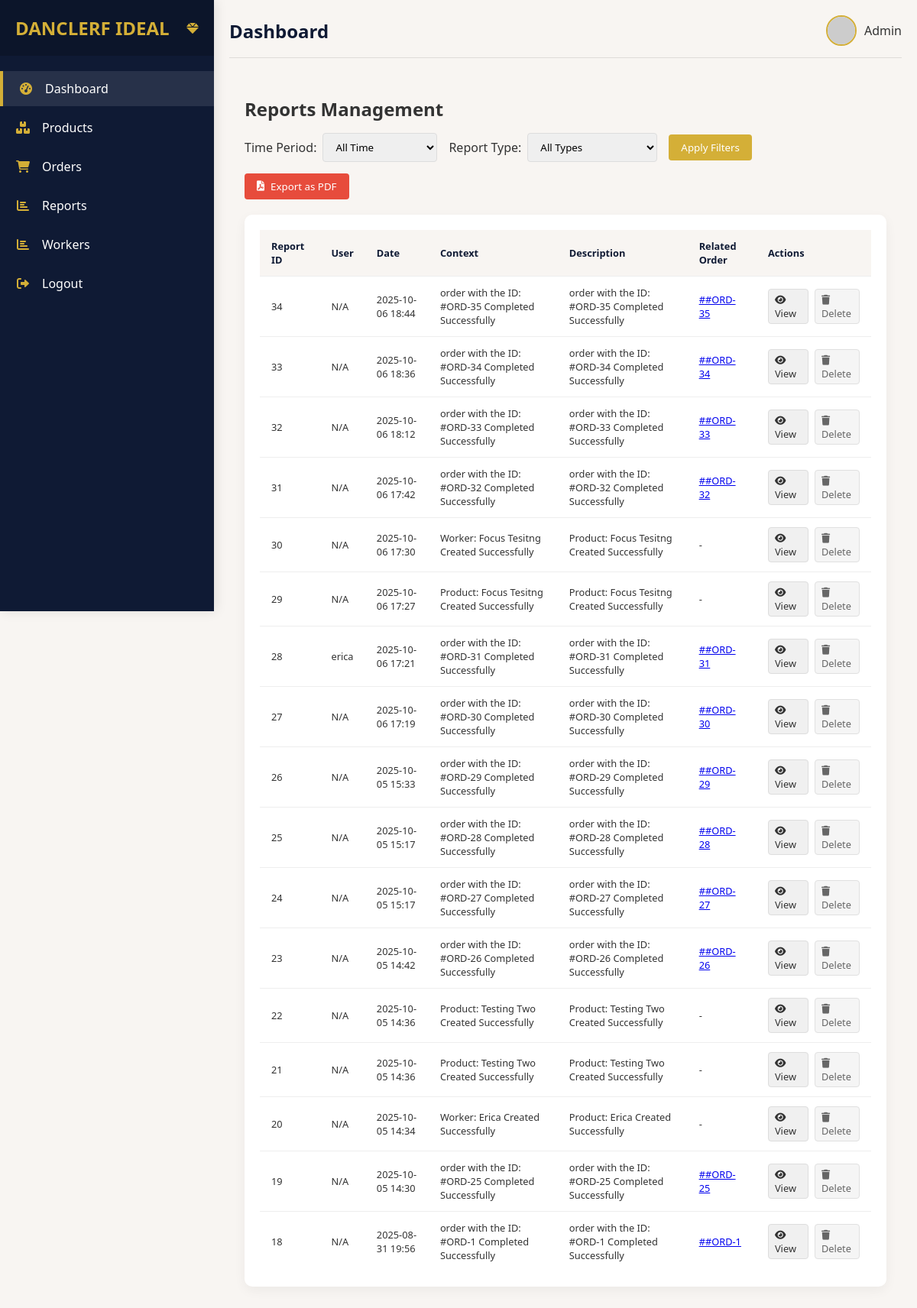
Page /reports/ (signed in) on the committed database.
### shop/models/reports.py (models this page shows, shortened)
class Report(BaseModel):
    user = models.ForeignKey(User, on_delete=models.CASCADE, null=True, blank=True)
    order = models.ForeignKey(Order, on_delete=models.CASCADE, null=True, blank=True)
    context = models.TextField()
    dec = models.TextField(null=True, blank=True)

### shop/models/orders.py (models this page shows, shortened)
class Order(BaseModel):
    status_choices = [
        ("pending", "Pending"),
        ("success", "success"),
        ("wish_list", "Wish List"),
    ]
    customer = models.ForeignKey(Customer, on_delete=models.CASCADE, null=True, blank=True)
    rider = models.ForeignKey(Rider, on_delete=models.SET_NULL, null=True, blank=True)
    status = models.CharField(max_length=20, choices=status_choices, default="pending")
    total_price = models.DecimalField(max_digits=10, decimal_places=2, default=0.00)
    order_id = models.CharField(max_length=100, null=True, blank=True)
    is_canceled = models.BooleanField(default=False)

### accounts/models.py (models this page shows, shortened)
class User(AbstractBaseUser):
    image = models.ImageField(null=True, blank=True)
    username = models.CharField(max_length=100, null=True, blank=True, unique=True)
    email = models.EmailField(unique=True)
    phone = models.CharField(max_length=20, null=True, blank=True)
    code = models.CharField(max_length=100, null=True, blank=True)
    has_activated = models.BooleanField(default=False)
    is_active = models.BooleanField(default=True)
    date_joined = models.DateTimeField(verbose_name="date joined", auto_now_add=True)
    last_login = models.DateTimeField(verbose_name="last joined", auto_now=True)
    is_admin = models.BooleanField(default=False)
    is_staff = models.BooleanField(default=False)
    is_superuser = models.BooleanField(default=False)
    is_vendor = models.BooleanField(default=True)
    objects = MyAccountManager()
    USERNAME_FIELD = "email"
    REQUIRED_FIELDS = []
    class Meta:
        verbose_name_plural = "Users"
        ordering = ["-id"]

### shop/views.py (the view)
# urls.py: path("reports/", reports, name="reports"),
def reports(request):
    try:
        has_activated_account(request)
    except:
        pass
    return render(
        request,
        "main/reports.html",
        {"reports": Report.objects.select_related("order").all()},
    )

### shop/models/activate_accounts.py (called while the page is built)
    @classmethod
    def load(cls):
        obj, created = cls.objects.get_or_create(pk=1)
        return obj

### shop/utils.py (called while the page is built, shortened)
def has_activated_account(request):
    pos_config = POS.load()
    return None

### templates/main/reports.html (shortened to what this page needs)
{% extends 'main/base.html' %}
{% load static %}
{% block content %}
<div class="reports-container">
    <div class="reports-header">
        <h2>Reports Management</h2>
        <div class="header-actions">
            <div class="report-filters">
                <div class="filter-group">
                    <label for="timeFilter">Time Period:</label>
                    <select id="timeFilter">
                        <option value="all">All Time</option>
                    </select>
                </div>
                <div class="filter-group">
                    <label for="typeFilter">Report Type:</label>
                    <select id="typeFilter">
                        <option value="all">All Types</option>
                    </select>
                </div>
                <button id="applyFilter" class="filter-btn">Apply Filters</button>
            </div>
            <button id="exportPdf" class="export-btn">
                <i class="fas fa-file-pdf"></i> Export as PDF
            </button>
        </div>
    </div>
    <div class="reports-table">
        <table>
            <thead>
                <tr>
                    <th>Report ID</th>
                    <th>User</th>
                    <th>Date</th>
                    <th>Context</th>
                    <th>Description</th>
                    <th>Related Order</th>
                    <th>Actions</th>
                </tr>
            </thead>
            <tbody id="reportsTableBody">
                {% for report in reports %}
                <tr>
                    <td>{{ report.id }}</td>
                    <td>{% if report.user.username %}{{ report.user.username }}{% else %}N/A{% endif %}</td>
                    <td>{{ report.created_at|date:"Y-m-d H:i" }}</td>
                    <td>{{ report.context }}</td>
                    <td>{{ report.dec|default:"-" }}</td>
                    <td>
                        {% if report.order %}
                            <a href="#" onclick="viewOrderDetails('{{ report.order.id }}')">
                                #{{ report.order.order_id }}
                            </a>
                        {% else %}
                            -
                        {% endif %}
                    </td>
                    <td>
                        <div class="action-buttons">
                            <a href="#" class="view-btn" onclick="viewReportDetails('{{ report.id }}')">
                                <i class="fas fa-eye"></i> View
                            </a>
                            {% if request.user.is_admin %}
                            <a href="#" class="delete-btn" onclick="confirmDeleteReport('{{ report.id }}')">
                                <i class="fas fa-trash"></i> Delete
                            </a>
                            {% endif %}
                        </div>
                    </td>
                </tr>
                {% endfor %}
            </tbody>
        </table>
    </div>
</div>
{% endblock content %}

### templates/main/base.html (style rules this page uses)
:root { --primary: #0F1A34; --secondary: #D4AF37; --bg: #F8F5F2; --accent: #800020; --success: #028A0F; --text: #333333; --sidebar-width: 280px; }
* { margin: 0; padding: 0; box-sizing: border-box; font-family: 'Segoe UI', Tahoma, Geneva, Verdana, sans-serif; }
body { background-color: var(--bg); color: var(--text); display: flex; min-height: 100vh; overflow-x: hidden; position: relative; }
table { width: 100%; border-collapse: collapse; min-width: 600px; }
table th { text-align: left; padding: 12px 15px; background: var(--bg); color: var(--primary); font-weight: 600; font-size: clamp(0.8rem, 1vw, 0.9rem); }
table td { padding: 12px 15px; border-bottom: 1px solid #eee; font-size: clamp(0.8rem, 1vw, 0.9rem); }
table tr:last-child td { border-bottom: none; }
.action-buttons { display: flex; gap: 8px; }
.action-buttons a { padding: 4px 8px; border-radius: 4px; font-size: 0.75rem; text-decoration: none; transition: all 0.2s; }
.action-buttons .view-btn { background-color: #f0f0f0; color: #333; border: 1px solid #ddd; }
.action-buttons .delete-btn { background-color: #f5f5f5; color: #666; border: 1px solid #e0e0e0; }

### templates/main/reports.html (style rules this page uses)
.reports-container { padding: 20px; }
.reports-header { display: flex; justify-content: space-between; align-items: center; margin-bottom: 20px; flex-wrap: wrap; gap: 15px; }
.header-actions { display: flex; flex-direction: column; gap: 15px; width: 100%; }
.report-filters { display: flex; gap: 15px; align-items: center; flex-wrap: wrap; }
.filter-group { display: flex; align-items: center; gap: 8px; }
.filter-group label { font-weight: 500; white-space: nowrap; }
.filter-group select, .filter-group input { padding: 8px 12px; border: 1px solid #ddd; border-radius: 4px; min-width: 150px; }
.filter-btn, .export-btn { padding: 8px 16px; color: white; border: none; border-radius: 4px; cursor: pointer; display: flex; align-items: center; gap: 8px; }
.filter-btn { background: var(--secondary); }
.export-btn { background: #e74c3c; align-self: flex-start; }
.reports-table { background: white; border-radius: 10px; padding: 20px; box-shadow: 0 5px 15px rgba(0,0,0,0.05); overflow-x: auto; }
.reports-table table { width: 100%; border-collapse: collapse; }
.reports-table th, .reports-table td { padding: 12px 15px; text-align: left; border-bottom: 1px solid #eee; }
.reports-table th { background: var(--bg); font-weight: 600; }
.action-buttons { display: flex; gap: 8px; }
.action-buttons a { padding: 4px 8px; border-radius: 4px; font-size: 0.8rem; text-decoration: none; }
.view-btn { background: #f0f0f0; color: #333; }
.delete-btn { background: #fff0f0; color: #d32f2f; }

### rows in the picture
Report: id "34", shows "N/A", created_at "2025-10-06 18:44", context "order with the ID: #ORD-35 Completed Successfully", dec "order with the ID: #ORD-35 Completed Successfully", order.order_id "#ORD-35"
Report: id "33", shows "N/A", created_at "2025-10-06 18:36", context "order with the ID: #ORD-34 Completed Successfully", dec "order with the ID: #ORD-34 Completed Successfully", order.order_id "#ORD-34"
Report: id "32", shows "N/A", created_at "2025-10-06 18:12", context "order with the ID: #ORD-33 Completed Successfully", dec "order with the ID: #ORD-33 Completed Successfully", order.order_id "#ORD-33"
Report: id "31", shows "N/A", created_at "2025-10-06 17:42", context "order with the ID: #ORD-32 Completed Successfully", dec "order with the ID: #ORD-32 Completed Successfully", order.order_id "#ORD-32"
Report: id "30", shows "N/A", created_at "2025-10-06 17:30", context "Worker: Focus Tesitng Created Successfully", dec "Product: Focus Tesitng Created Successfully"
Report: id "29", shows "N/A", created_at "2025-10-06 17:27", context "Product: Focus Tesitng Created Successfully", dec "Product: Focus Tesitng Created Successfully"
Report: id "28", user.username "erica", created_at "2025-10-06 17:21", context "order with the ID: #ORD-31 Completed Successfully", dec "order with the ID: #ORD-31 Completed Successfully", order.order_id "#ORD-31"
Report: id "27", shows "N/A", created_at "2025-10-06 17:19", context "order with the ID: #ORD-30 Completed Successfully", dec "order with the ID: #ORD-30 Completed Successfully", order.order_id "#ORD-30"
Report: id "26", shows "N/A", created_at "2025-10-05 15:33", context "order with the ID: #ORD-29 Completed Successfully", dec "order with the ID: #ORD-29 Completed Successfully", order.order_id "#ORD-29"
Report: id "25", shows "N/A", created_at "2025-10-05 15:17", context "order with the ID: #ORD-28 Completed Successfully", dec "order with the ID: #ORD-28 Completed Successfully", order.order_id "#ORD-28"
Report: id "24", shows "N/A", created_at "2025-10-05 15:17", context "order with the ID: #ORD-27 Completed Successfully", dec "order with the ID: #ORD-27 Completed Successfully", order.order_id "#ORD-27"
Report: id "23", shows "N/A", created_at "2025-10-05 14:42", context "order with the ID: #ORD-26 Completed Successfully", dec "order with the ID: #ORD-26 Completed Successfully", order.order_id "#ORD-26"
Report: id "22", shows "N/A", created_at "2025-10-05 14:36", context "Product: Testing Two Created Successfully", dec "Product: Testing Two Created Successfully"
Report: id "21", shows "N/A", created_at "2025-10-05 14:36", context "Product: Testing Two Created Successfully", dec "Product: Testing Two Created Successfully"
Report: id "20", shows "N/A", created_at "2025-10-05 14:34", context "Worker: Erica Created Successfully", dec "Product: Erica Created Successfully"
Report: id "19", shows "N/A", created_at "2025-10-05 14:30", context "order with the ID: #ORD-25 Completed Successfully", dec "order with the ID: #ORD-25 Completed Successfully", order.order_id "#ORD-25"
Report: id "18", shows "N/A", created_at "2025-08-31 19:56", context "order with the ID: #ORD-1 Completed Successfully", dec "order with the ID: #ORD-1 Completed Successfully", order.order_id "#ORD-1"
